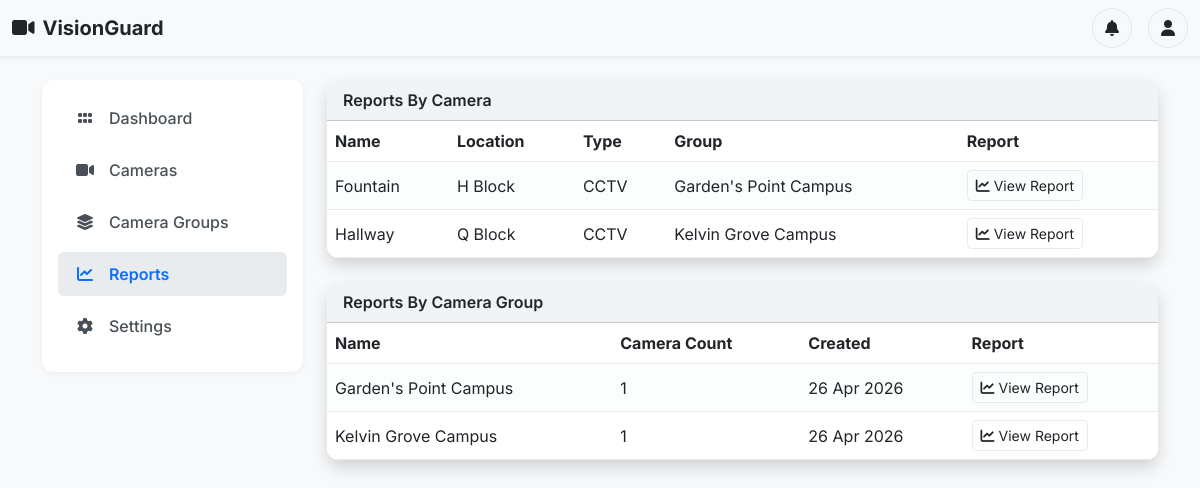
The page /reports (signed in) on the database its author committed.
### app.py (models this page shows)
class Camera(db.Model):
    __tablename__ = "camera"
    id = db.Column(db.Integer, primary_key=True)
    number = db.Column(db.Integer, autoincrement=True)
    user_id = db.Column(db.Integer, db.ForeignKey("user.id"), nullable=True)
    location = db.Column(db.String(100), nullable=False)
    area = db.Column(db.String(100), nullable=False, default="")
    name = db.Column(db.String(100), nullable=False)
    rtsp_url = db.Column(db.String(512), nullable=False, default="")
    type = db.Column(db.String(50), nullable=False)
    status = db.Column(db.String(20), default="Active")
    group_id = db.Column(db.Integer, db.ForeignKey("camera_group.id"), nullable=True)

class CameraGroup(db.Model):
    __tablename__ = "camera_group"
    id = db.Column(db.Integer, primary_key=True)
    user_id = db.Column(db.Integer, db.ForeignKey("user.id"), nullable=True)
    name = db.Column(db.String(100), unique=True, nullable=False)
    description = db.Column(db.String(255), nullable=True)
    created_at = db.Column(db.DateTime, default=datetime.utcnow, nullable=False)
    cameras = db.relationship("Camera", backref="group", lazy=True)

### app.py (the view)
@app.route("/reports")
@login_required
def reports():
    cameras = _get_current_user_cameras()
    groups = _get_current_user_camera_groups()
    return render_template(
        "reports.html",
        active="reports",
        cameras=cameras,
        groups=groups,
    )

### app.py (called while the page is built)
@login_manager.user_loader
def load_user(user_id):
    return User.query.get(int(user_id))

def _user_camera_query():
    return Camera.query.filter_by(user_id=current_user.id)

def _user_camera_group_query():
    return CameraGroup.query.filter_by(user_id=current_user.id)

def _get_current_user_cameras() -> list[Camera]:
    return _user_camera_query().order_by(Camera.location.asc(), Camera.name.asc()).all()

def _get_current_user_camera_groups() -> list[CameraGroup]:
    return _user_camera_group_query().order_by(CameraGroup.name.asc()).all()

### templates/reports.html (shortened to what this page needs)
{% extends "layout.html" %}
{% block content %}
<div class="card shadow mb-4">
  <div class="card-header">Reports By Camera</div>
  <div class="card-body p-0">
    <div class="table-responsive">
      <table class="table table-striped align-middle mb-0">
        <thead>
          <tr>
            <th>Name</th>
            <th>Location</th>
            <th>Type</th>
            <th>Group</th>
            <th>Report</th>
          </tr>
        </thead>
        <tbody>
          {% for camera in cameras %}
          <tr>
            <td>{{ camera.name }}</td>
            <td>{{ camera.location }}</td>
            <td>{{ camera.type }}</td>
            <td>{{ camera.group.name if camera.group else 'Ungrouped' }}</td>
            <td>
              <a class="btn btn-outline-secondary btn-sm" href="{{ url_for('camera_report_detail', camera_id=camera.id) }}">
                <i class="fa-solid fa-chart-line me-1"></i>View Report
              </a>
            </td>
          </tr>
          {% endfor %}
        </tbody>
      </table>
    </div>
  </div>
</div>
<div class="card shadow">
  <div class="card-header">Reports By Camera Group</div>
  <div class="card-body p-0">
    <div class="table-responsive">
      <table class="table table-striped align-middle mb-0">
        <thead>
          <tr>
            <th>Name</th>
            <th>Camera Count</th>
            <th>Created</th>
            <th>Report</th>
          </tr>
        </thead>
        <tbody>
          {% for group in groups %}
          <tr>
            <td>{{ group.name }}</td>
            <td>{{ group.cameras|length }}</td>
            <td>{{ group.created_at.strftime("%d %b %Y") }}</td>
            <td>
              <a class="btn btn-outline-secondary btn-sm" href="{{ url_for('group_report_detail', group_id=group.id) }}">
                <i class="fa-solid fa-chart-line me-1"></i>View Report
              </a>
            </td>
          </tr>
          {% endfor %}
        </tbody>
      </table>
    </div>
  </div>
</div>
{% endblock %}

### templates/layout.html (shortened to what this page needs)
<!doctype html>
<html lang="en">
<head>
  <link href="https://cdn.jsdelivr.net/npm/bootstrap@5.3.2/dist/css/bootstrap.min.css" rel="stylesheet">
  <link rel="stylesheet" href="https://cdnjs.cloudflare.com/ajax/libs/font-awesome/6.6.0/css/all.min.css">
  <link rel="stylesheet" href="https://cdn.datatables.net/1.13.6/css/dataTables.bootstrap5.min.css">
  <link rel="stylesheet" href="https://cdn.datatables.net/rowreorder/1.4.0/css/rowReorder.bootstrap5.min.css">
</head>
<body class="{% if current_user.is_authenticated and current_user.dark_mode_enabled %}dark-mode{% endif %}">
  <nav class="navbar navbar-expand-lg navbar-light"
    style="box-shadow: var(--vg-navbar-shadow);">
    <div class="container-fluid">
      <a class="navbar-brand fw-bold text-dark" href="{{ url_for('dashboard') }}">
        <i class="fa-solid fa-video me-2"></i>VisionGuard
      </a>
      <div class="d-flex align-items-center ms-auto">
        <div class="position-relative d-inline-block me-3">
          <button id="notifBell" class="btn btn-outline-secondary rounded-circle" data-bs-toggle="offcanvas"
            data-bs-target="#notificationsOffcanvas"
            style="width: 40px; height: 40px; display: flex; align-items: center; justify-content: center;">
            <i class="fa-solid fa-bell"></i>
          </button>
        </div>
        <div class="dropdown">
          <button class="btn btn-outline-secondary rounded-circle tooltip-btn" type="button" id="userDropdown"
            data-bs-toggle="dropdown" aria-expanded="false" title="Profile"
            style="width: 40px; height: 40px; display: flex; align-items: center; justify-content: center;">
            <i class="fa-solid fa-user"></i>
          </button>
        </div>
      </div>
    </div>
  </nav>
  <div class="container py-4">
    <div class="row g-4">
      <div class="col-md-3">
        <div class="sidebar">
          <ul class="nav flex-column">
            <li class="nav-item">
              <a class="nav-link {% if active == 'dashboard' %}active{% endif %}" href="{{ url_for('dashboard') }}">
                <span class="icon"><i class="fa-solid fa-grip"></i></span> Dashboard
              </a>
            </li>
            <li class="nav-item">
              <a class="nav-link {% if active == 'cameras' %}active{% endif %}" href="{{ url_for('cameras') }}">
                <span class="icon"><i class="fa-solid fa-video"></i></span> Cameras
              </a>
            </li>
            <li class="nav-item">
              <a class="nav-link {% if active == 'camera-groups' %}active{% endif %}" href="{{ url_for('camera_groups') }}">
                <span class="icon"><i class="fa-solid fa-layer-group"></i></span> Camera Groups
              </a>
            </li>
            <li class="nav-item">
              <a class="nav-link {% if active == 'reports' %}active{% endif %}" href="{{ url_for('reports') }}">
                <span class="icon"><i class="fa-solid fa-chart-line"></i></span> Reports
              </a>
            </li>
            <li class="nav-item">
              <a class="nav-link {% if active == 'settings' %}active{% endif %}" href="{{ url_for('settings') }}">
                <span class="icon"><i class="fa-solid fa-gear"></i></span> Settings
              </a>
            </li>
          </ul>
        </div>
      </div>
      <div class="col-md-9">
        {% block content %}{% endblock %}
      </div>
    </div>
  </div>
</body>
</html>

### templates/layout.html (style rules this page uses)
:root { --vg-body-bg: #f8f9fa; --vg-surface: #ffffff; --vg-surface-muted: #f1f3f5; --vg-border-soft: rgba(0, 0, 0, 0.08); --vg-text: #212529; --vg-text-muted: #6c757d; --vg-nav-text: #495057; --vg-nav-hover-bg: #e9ecef; --vg-nav-hover-text: #0d6efd; --vg-shadow: 0 2px 6px rgba(0, 0, 0, 0.05); --vg-navbar-shadow: 0 1px 4px rgba(0, 0, 0, 0.1); }
body { background-color: var(--vg-body-bg); color: var(--vg-text); font-family: 'Inter', sans-serif; }
.navbar { background-color: var(--vg-body-bg) !important; box-shadow: var(--vg-shadow); }
.sidebar { background-color: var(--vg-surface); border-radius: 12px; box-shadow: var(--vg-shadow); padding: 1rem; }
.nav-link { color: var(--vg-nav-text); border-radius: 6px; padding: 10px 15px; display: flex; align-items: center; margin-bottom: 8px; font-weight: 500; }
.nav-link .icon { width: 24px; text-align: center; margin-right: 12px; }
.nav-link.active, .nav-link:hover { background-color: var(--vg-nav-hover-bg); color: var(--vg-nav-hover-text) !important; font-weight: 600; }
.card { border: none; border-radius: 12px; overflow: hidden; background-color: var(--vg-surface); color: var(--vg-text); }
.card-header { background-color: var(--vg-surface-muted); font-weight: 600; display: flex; justify-content: space-between; align-items: center; }
.table { --bs-table-bg: var(--vg-surface); --bs-table-color: var(--vg-text); --bs-table-striped-bg: color-mix(in srgb, var(--vg-surface) 88%, var(--vg-nav-hover-bg)); --bs-table-striped-color: var(--vg-text); --bs-table-border-color: var(--vg-border-soft); }
.dropdown-divider, .modal-header, .modal-footer, .offcanvas-header, .offcanvas-body, .table th, .table td { border-color: var(--vg-border-soft); }
.navbar-brand, .dropdown-item, .modal-title, .offcanvas-title { color: var(--vg-text) !important; }
.btn-outline-secondary { color: var(--vg-text); border-color: var(--vg-border-soft); }

### rows shown on the page
Camera: name "Fountain", location "H Block", type "CCTV", group "Garden's Point Campus"
Camera: name "Hallway", location "Q Block", type "CCTV", group "Kelvin Grove Campus"
CameraGroup: name "Garden's Point Campus", cameras|length "1", created_at "26 Apr 2026"
CameraGroup: name "Kelvin Grove Campus", cameras|length "1", created_at "26 Apr 2026"
